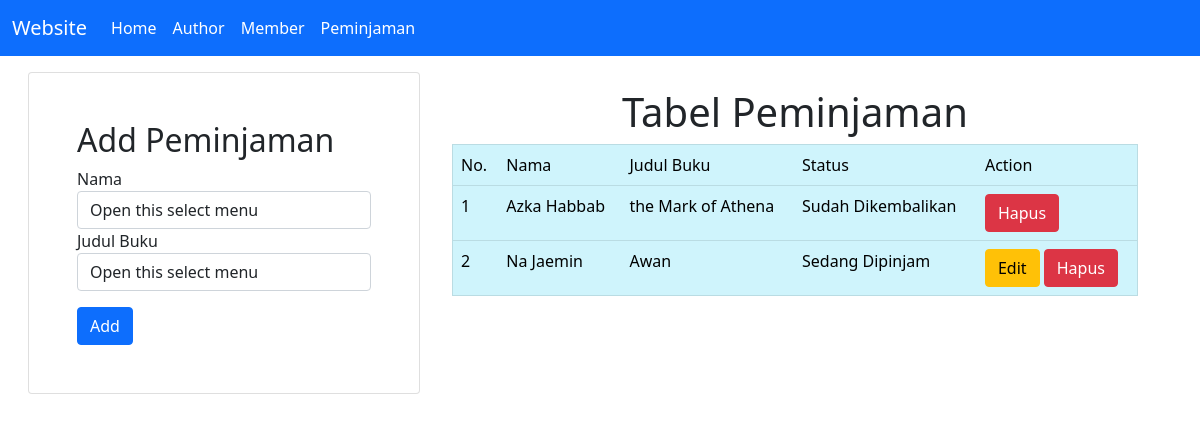
Screenshot of /peminjaman.php with the database file from the repository.
### tables this page shows
CREATE TABLE `peminjaman` (
  `id` int(11) NOT NULL,
  `nim` varchar(50) NOT NULL,
  `id_buku` int(11) NOT NULL,
  `status` varchar(255) NOT NULL
);

CREATE TABLE `member` (
  `nim` varchar(50) NOT NULL,
  `nama` varchar(100) NOT NULL,
  `jurusan` varchar(100) NOT NULL
);

CREATE TABLE `buku` (
  `id_buku` int(11) NOT NULL,
  `judul_buku` varchar(100) NOT NULL,
  `penerbit` varchar(100) NOT NULL,
  `deskripsi` text NOT NULL,
  `status` varchar(50) NOT NULL,
  `id_author` int(11) NOT NULL
);

### includes/DB.class.php (called while the page is built, shortened)
<?php
class DB
{
    var $db_host = "";
    var $db_user = "";
    var $db_pass = "";
    var $db_name = "";
    var $db_link = "";
    var $result = 0;
    function DB($db_host = '', $db_user = '', $db_pass = '', $db_name = '')
    {
        $this->db_host = $db_host;
        $this->db_user = $db_user;
        $this->db_pass = $db_pass;
        $this->db_name = $db_name;
    }
    function open()
    {
        $this->db_link = mysqli_connect($this->db_host, $this->db_user, $this->db_pass, $this->db_name);
    }
    function execute($query = "")
    {
        $this->result = mysqli_query($this->db_link, $query);
        return $this->result;
    }
    function getResult()
    {
        return mysqli_fetch_array($this->result);
    }
}
?>

### includes/Peminjaman.class.php (called while the page is built, shortened)
<?php
class Peminjaman extends DB
{
    function getPeminjaman()
    {
        $query = "SELECT * FROM peminjaman";
        return $this->execute($query);
    }
}

### includes/Member.class.php (called while the page is built, shortened)
<?php
class Member extends DB
{
    function getMemberByNIM($nim)
    {
        $query = "SELECT * FROM member WHERE nim = '$nim'";
        return $this->execute($query);
    }
}

### conf.php (called while the page is built)
<?php
$db_host = "localhost";
$db_user = "root";
$db_pass = "";
$db_name = "db_perpustakaan";
?>

### includes/Buku.class.php (called while the page is built, shortened)
<?php
class Buku extends DB
{
    function getBukuById($id)
    {
        $query = "SELECT * FROM buku WHERE id_buku ='$id'";
        return $this->execute($query);
    }
}
?>

### peminjaman.php (the view, shortened to what this page needs)
<?php
include("conf.php");
include("includes/DB.class.php");
include("includes/Buku.class.php");
include("includes/Peminjaman.class.php");
include("includes/Member.class.php");
$buku = new Buku($db_host, $db_user, $db_pass, $db_name);
$peminjaman = new Peminjaman($db_host, $db_user, $db_pass, $db_name);
$member = new Member($db_host, $db_user, $db_pass, $db_name);
$buku->open();
$peminjaman->open();
$member->open();
$buku->getBuku();
$peminjaman->getPeminjaman();
$member->getMember();
$status = false;
$data = null;
$data_buku = null;
$data_member = null;
$no = 1;
while (list($nim, $nama, $jurusan) = $member->getResult()) {
    $data_member .= "<option value='".$nim."'>".$nama."</option>";
}
while (list($id_buku, $judul_buku, $penerbit, $deskripsi, $status, $id_author) = $buku->getResult()) {
    $data_buku .= "<option value='".$id_buku."'>".$judul_buku."</option>";
}
while (list($id, $nim, $id_buku, $status) = $peminjaman->getResult()) {
    $member->getMemberByNIM($nim);
    $buku->getBukuById($id_buku);
    if ($status == "Sudah Dikembalikan") {
        $data .= "<tr>
            <td>" . $no++ . "</td>
            <td>" . $member->getResult()['nama'] . "</td>
            <td>" . $buku->getResult()['judul_buku'] . "</td>
            <td>" . $status . "</td>
            <td>
            <a href='peminjaman.php?id_hapus=" . $id . "' class='btn btn-danger' '>Hapus</a>
            </td>
            </tr>";
    }
    else {
        $data .= "<tr>
        <td>" . $no++ . "</td>
        <td>" . $member->getResult()['nama'] . "</td>
        <td>" . $buku->getResult()['judul_buku'] . "</td>
        <td>" . $status . "</td>
        <td>
            <a href='peminjaman.php?id_edit=" . $id .  "' class='btn btn-warning' '>Edit</a>
            <a href='peminjaman.php?id_hapus=" . $id . "' class='btn btn-danger' '>Hapus</a>
            </td>
            </tr>";
    }
}

### rows the page displays
peminjaman: member.nama "Azka Habbab", id_buku.judul_buku "the Mark of Athena", status "Sudah Dikembalikan"
peminjaman: member.nama "Na Jaemin", id_buku.judul_buku "Awan", status "Sedang Dipinjam"
